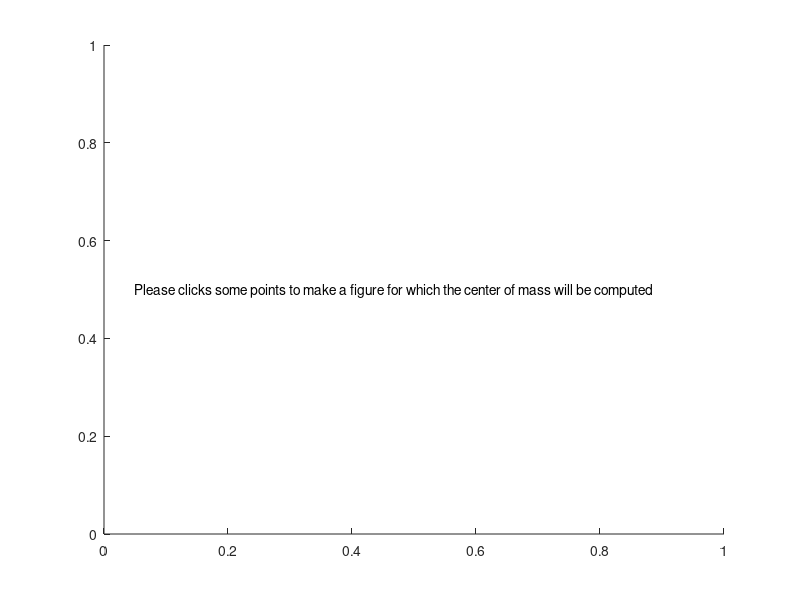

The MATLAB script that drew this image: (Note: this script raises an error after producing the figure.)
function [ t ] = Oosterhuis_assignment3_exercise2_2()
%UNTITLED Summary of this function goes here
%   Detailed explanation goes here
% figure('position',get(0,'screensize'))
% axes('position',[0 0 1 1])
text(0.05,0.5,{'Please clicks some points to make a figure for which the center of mass will be computed'})
[x,y] = ginput
% removing double cliks:

% add first point at the end to make closed curve
x(length(x)+1)=x(1)
y(length(y)+1)=y(1)

% take cumultative sum of square root of (difference between x_i and x_i-1
% squared plus difference between y_i and y_i-1 squared).
t = cumsum(sqrt([0,diff(x')].^2 + [0,diff(y')].^2));
%define steps  
ti = linspace(t(1),t(end),500);
%find line between points 
xi = interp1(t,x',ti,'cubic');
yi = interp1(t,y',ti,'cubic');
%plot points and interpolation
plot(x,y,'b.',xi,yi,'r-') 
hold off
%Z = trapz(xi,yi')
Z = trapz(xi,yi)
Z2 = trapz(ones(length(yi),1),yi)
%
A = 1/2*sum(splineX.*y2 - x2.*splineY);
%center of mass has coordinates \int_{omega}(x) / \int_omega(1),
% \int_{omega}(y) / \int_omega(1)

%%CENTER OF MASS BY USING GREEN: f2=x f1 = 0 (chosen), use trapz() for
% lineintergral

end

